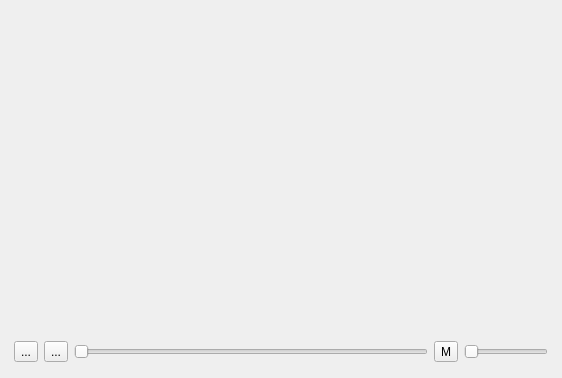
<?xml version="1.0" encoding="UTF-8"?>
<ui version="4.0">
 <class>VideoPanel</class>
 <widget class="QWidget" name="VideoPanel">
  <property name="geometry">
   <rect>
    <x>0</x>
    <y>0</y>
    <width>562</width>
    <height>378</height>
   </rect>
  </property>
  <property name="windowTitle">
   <string>Form</string>
  </property>
  <layout class="QVBoxLayout" name="verticalLayout">
   <item>
    <widget class="MPlayer" name="mplayer" native="true">
     <property name="font">
      <font>
       <pointsize>14</pointsize>
      </font>
     </property>
    </widget>
   </item>
   <item>
    <layout class="QHBoxLayout" name="horizontalLayout_2">
     <property name="sizeConstraint">
      <enum>QLayout::SetDefaultConstraint</enum>
     </property>
     <property name="leftMargin">
      <number>3</number>
     </property>
     <property name="rightMargin">
      <number>3</number>
     </property>
     <property name="bottomMargin">
      <number>5</number>
     </property>
     <item>
      <widget class="QToolButton" name="playPauseButton">
       <property name="text">
        <string>...</string>
       </property>
       <property name="icon">
        <iconset resource="resources.qrc">
         <normaloff>:/resources/images/media-playback-start.png</normaloff>:/resources/images/media-playback-start.png</iconset>
       </property>
       <property name="shortcut">
        <string>Space</string>
       </property>
      </widget>
     </item>
     <item>
      <widget class="QToolButton" name="stopButton">
       <property name="text">
        <string>...</string>
       </property>
       <property name="icon">
        <iconset resource="resources.qrc">
         <normaloff>:/resources/images/media-playback-stop.png</normaloff>:/resources/images/media-playback-stop.png</iconset>
       </property>
      </widget>
     </item>
     <item>
      <widget class="QSlider" name="seekSlider">
       <property name="orientation">
        <enum>Qt::Horizontal</enum>
       </property>
      </widget>
     </item>
     <item>
      <widget class="QToolButton" name="muteButton">
       <property name="text">
        <string>M</string>
       </property>
       <property name="checkable">
        <bool>true</bool>
       </property>
      </widget>
     </item>
     <item>
      <widget class="QSlider" name="volumeSlider">
       <property name="sizePolicy">
        <sizepolicy hsizetype="Fixed" vsizetype="Fixed">
         <horstretch>0</horstretch>
         <verstretch>0</verstretch>
        </sizepolicy>
       </property>
       <property name="orientation">
        <enum>Qt::Horizontal</enum>
       </property>
      </widget>
     </item>
    </layout>
   </item>
  </layout>
 </widget>
 <customwidgets>
  <customwidget>
   <class>MPlayer</class>
   <extends>QWidget</extends>
   <header>mplayer.h</header>
  </customwidget>
 </customwidgets>
 <resources>
  <include location="resources.qrc"/>
 </resources>
 <connections/>
</ui>
